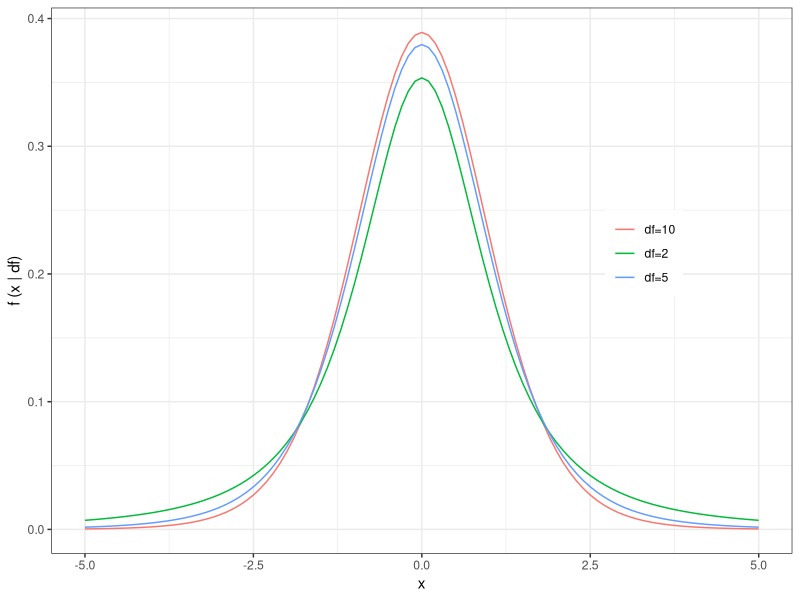
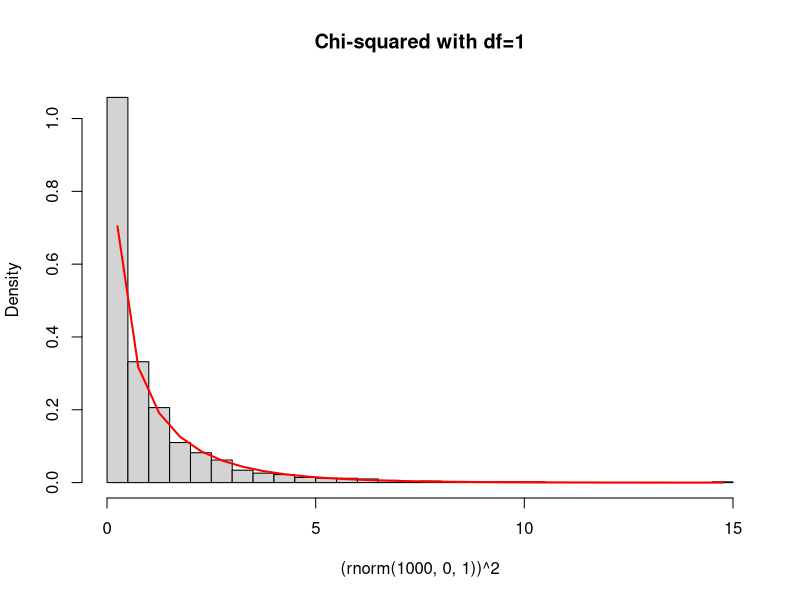
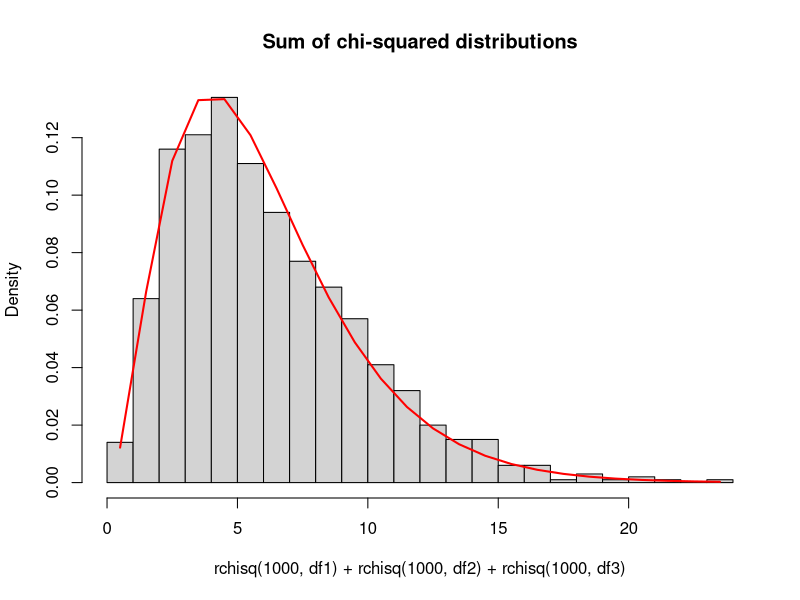
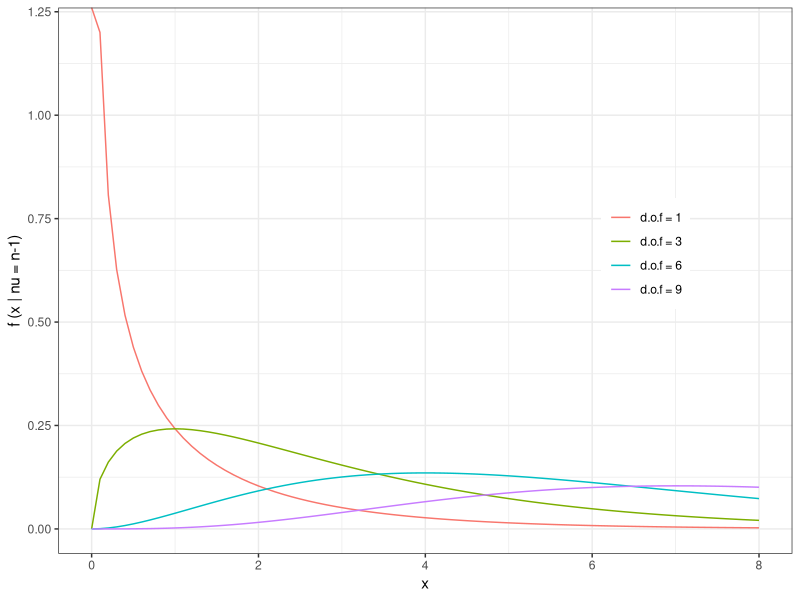
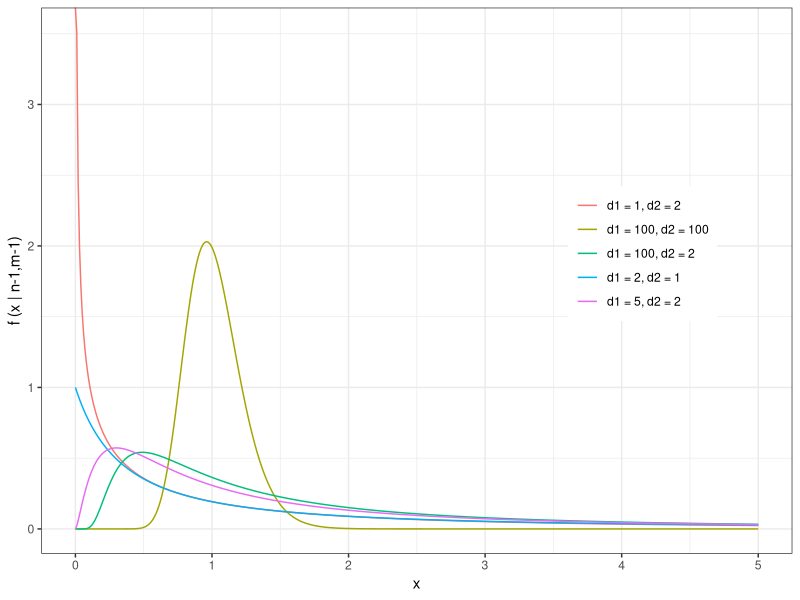

Generate these figures, in order, with R: (Note: this script raises an error after producing the figures.)
## ---- chunk 1
library(ggplot2)

y1 <- dt(seq(-5,5,0.1), 2)
y2 <- dt(seq(-5,5,0.1), 5)
y3 <- dt(seq(-5,5,0.1), 10)

n.data <- data.frame(y = c(y1,y2,y3),
                     x = rep(seq(-5,5,0.1), times = 3),
                     type = rep(c("df=2",
                                  "df=5",
                                  "df=10"), each = length(y1)))

theme_set(theme_bw())
ggplot(n.data, aes(x=x, y=y)) + 
  geom_line(aes(color = type)) +
  labs(y = "f (x | df)", x = "x") +
  theme(legend.title = element_blank(),
        legend.position = c(0.8, 0.55))
## ---- chunk 2
chisqhist<-hist((rnorm(1000,0,1))^2,freq=F,breaks=30,main="Chi-squared with df=1")
lines(chisqhist$mids,dchisq(chisqhist$mids,1),col="red",lwd=2)
## ---- chunk 3
df1<-1
df2<-2
df3<-3
chisqhist2<-hist(rchisq(1000,df1)+rchisq(1000,df2)+rchisq(1000,df3),freq=F,breaks=30,main="Sum of chi-squared distributions")
lines(chisqhist2$mids,dchisq(chisqhist2$mids,df1+df2+df3),col="red",lwd=2)
## ---- chunk 4
chi1 <- dchisq(seq(0,8,0.1), 1)
chi2 <- dchisq(seq(0,8,0.1), 3)
chi3 <- dchisq(seq(0,8,0.1), 6)
chi4 <- dchisq(seq(0,8,0.1), 9)

n_data <- data.frame(y = c(chi1, chi2, chi3, chi4),
                     x = rep(seq(0,8,0.1), times = 4),
                     type = rep(c("d.o.f = 1", "d.o.f = 3","d.o.f = 6","d.o.f = 9"), 
                                each = length(chi1)))

theme_set(theme_bw())
ggplot(n_data, aes(x=x, y=y)) + 
  geom_line(aes(color = type)) +
  labs(y = "f (x | nu = n-1)", x = "x") +
  theme(legend.title = element_blank(),
        legend.position = c(0.8, 0.55))
## ---- chunk 5
F1 <- df(seq(0,5,0.01), 1, 2)
F2 <- df(seq(0,5,0.01), 2, 1)
F3 <- df(seq(0,5,0.01), 5, 2)
F4 <- df(seq(0,5,0.01), 100, 2)
F5 <- df(seq(0,5,0.01), 100, 100)

n_data <- data.frame(y = c(F1, F2, F3, F4, F5),
                     x = rep(seq(0,5,0.01), times = 5),
                     type = rep(c("d1 = 1, d2 = 2", "d1 = 2, d2 = 1",
                                  "d1 = 5, d2 = 2", "d1 = 100, d2 = 2",
                                  "d1 = 100, d2 = 100"), 
                                each = length(F1)))

theme_set(theme_bw())
ggplot(n_data, aes(x=x, y=y)) + 
  geom_line(aes(color = type)) +
  labs(y = "f (x | n-1,m-1)", x = "x") +
  theme(legend.title = element_blank(),
        legend.position = c(0.8, 0.55))
## ---- chunk 6
knitr::include_graphics('StandardNormalTails.png')
